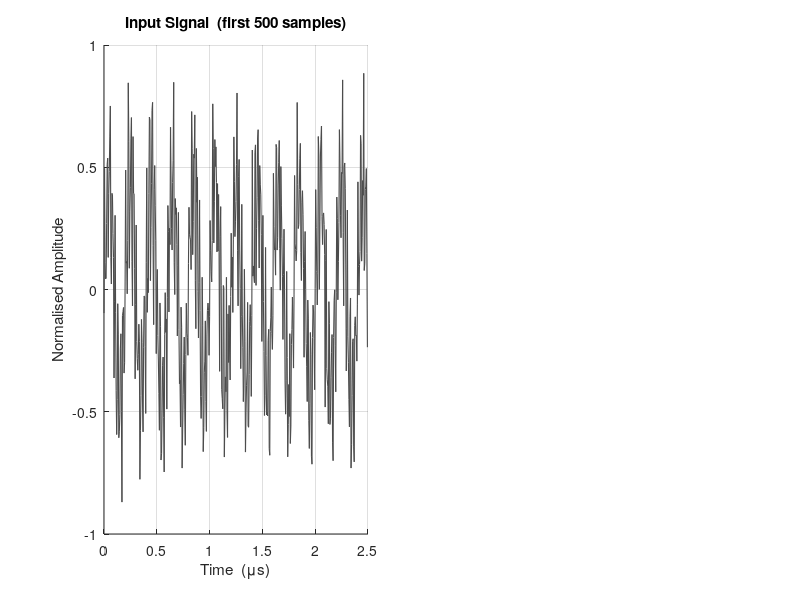

The MATLAB source for this figure: (Note: this script raises an error after producing the figure.)
clc; clear; close all;

%% ================================================
%  USER INPUT
%% ================================================
R = input('Enter Decimation Factor R (default 8): ');
if isempty(R), R = 8; end
N = input('Enter Number of CIC Stages N (default 3): ');
if isempty(N), N = 3; end
fprintf('\n>>> R = %d, N = %d\n\n', R, N);

%% ================================================
%  SIGNAL GENERATION
%% ================================================
fs      = 200e6;          % Input sampling rate  200 MHz
T       = 1e-4;           % 0.1 ms observation window
t       = 0:1/fs:T;
f1      = 5e6;            % Desired signal  5 MHz

signal  = sin(2*pi*f1*t);
interf1 = 0.6 * sin(2*pi*40e6*t);
interf2 = 0.3 * sin(2*pi*70e6*t);
noise   = 0.2 * randn(size(t));
x       = signal + interf1 + interf2 + noise;
x       = x / max(abs(x));

fs_out  = fs / R;         % Output rate after decimation

%% ================================================
%  PIPELINED CIC FILTER  (sample-by-sample, hardware model)
%% ================================================
L              = length(x);
int_reg        = zeros(1, N);        % Integrator accumulators
comb_prev      = zeros(N, 1);        % Comb delay registers
dec_count      = 0;
out_idx        = 0;
max_out        = ceil(L/R) + 10;

int_stage_out  = zeros(N, L);        % Integrator outputs (high rate)
comb_stage_out = zeros(N, max_out);  % Comb outputs (low rate)
y_pipe         = zeros(1, max_out);  % Final CIC output

fprintf('Running pipelined CIC...\n');

for k = 1:L
    % --- N cascaded integrators (run at full input rate) ---
    int_reg(1) = int_reg(1) + x(k);
    int_stage_out(1, k) = int_reg(1);
    for s = 2:N
        int_reg(s) = int_reg(s) + int_reg(s-1);
        int_stage_out(s, k) = int_reg(s);
    end

    % --- Decimator: pass one sample every R clocks ---
    dec_count = dec_count + 1;
    if dec_count == R
        dec_count = 0;
        out_idx   = out_idx + 1;

        % --- N cascaded comb sections (run at decimated rate) ---
        comb_in = int_reg(N);
        for s = 1:N
            comb_out           = comb_in - comb_prev(s);
            comb_prev(s)       = comb_in;
            comb_in            = comb_out;
            comb_stage_out(s, out_idx) = comb_in;
        end
        y_pipe(out_idx) = comb_in;
    end
end

% Trim to valid output length
y_pipe         = y_pipe(1:out_idx);
comb_stage_out = comb_stage_out(:, 1:out_idx);

% Normalise each stage for display
int_disp  = int_stage_out;
comb_disp = comb_stage_out;
for s = 1:N
    mx = max(abs(int_disp(s,:)));  if mx>0, int_disp(s,:)  = int_disp(s,:)  / mx; end
    mx = max(abs(comb_disp(s,:))); if mx>0, comb_disp(s,:) = comb_disp(s,:) / mx; end
end

% Normalise CIC output
y_cic = y_pipe / (R^N);
if max(abs(y_cic)) > 0, y_cic = y_cic / max(abs(y_cic)); end

fprintf('CIC output samples = %d\n', out_idx);

%% ================================================
%  PIPELINED FIR COMPENSATION FILTER  (no toolbox)
%% ================================================
order = 120;
fc    = 6e6;
Wn    = fc / (fs_out/2);
n_vec = (0:order) - order/2;

h_sinc = sin(pi * Wn * n_vec) ./ (pi * n_vec + eps);
h_sinc(order/2 + 1) = Wn;
win  = 0.54 - 0.46 * cos(2*pi*(0:order)/order);   % Hamming window
b    = h_sinc .* win;
b    = b / sum(b);

fir_reg   = zeros(1, order+1);
y_fir_raw = zeros(1, out_idx);

for k = 1:out_idx
    fir_reg      = [y_cic(k), fir_reg(1:end-1)];
    y_fir_raw(k) = sum(b .* fir_reg);
end

delay = order / 2;
y_fir = [y_fir_raw(delay+1:end), zeros(1, delay)];
if max(abs(y_fir)) > 0, y_fir = y_fir / max(abs(y_fir)); end

t_out   = (0:out_idx-1) / fs_out;
ref_sig = sin(2*pi*f1*t_out);

%% ================================================
%  SHARED PLOT SETTINGS
%% ================================================
C_IN    = [0.30 0.30 0.30];   % Grey    — raw input
C_INT   = [0.85 0.25 0.10];   % Red     — integrators
C_COMB  = [0.10 0.45 0.80];   % Blue    — comb stages
C_CIC   = [0.90 0.50 0.00];   % Orange  — CIC output
C_FIR   = [0.45 0.00 0.80];   % Purple  — FIR output
C_REF   = [0.00 0.00 0.00];   % Black   — reference

set(0,'DefaultAxesFontSize',10,'DefaultAxesFontName','Helvetica Neue');

n_show    = min(400, out_idx);          % Output samples to show
n_show_in = n_show * R;                 % Corresponding input samples
t_in_us   = (0:n_show_in-1) / fs * 1e6;
t_out_us  = (0:n_show-1) / fs_out * 1e6;

%% ================================================
%  FIGURE 1: INPUT SIGNAL  (clean big panel)
%% ================================================
figure('Name','1 — Input Signal','Color','w','Position',[40 600 1100 340]);

subplot(1,2,1);
plot(t_in_us(1:min(500,n_show_in)), x(1:min(500,n_show_in)), ...
    'Color',C_IN,'LineWidth',0.8);
title('Input Signal  (first 500 samples)','FontWeight','bold');
xlabel('Time  (\mus)'); ylabel('Normalised Amplitude');
grid on; box off;
annotation_str = sprintf('f_s = %.0f MHz\nf_{signal} = %.0f MHz\nInterf: 40 & 70 MHz', ...
    fs/1e6, f1/1e6);
text(0.98, 0.95, annotation_str, 'Units','normalized', ...
    'HorizontalAlignment','right','VerticalAlignment','top', ...
    'FontSize',9,'BackgroundColor',[1 1 1 0.7],'EdgeColor',[0.8 0.8 0.8]);

subplot(1,2,2);
Nf    = 4096;
X_fft = fft(x, Nf);
f_in  = linspace(0, fs/2, Nf/2+1) / 1e6;
dB_fn = @(v) 20*log10(abs(v) / (max(abs(v)) + eps) + eps);
plot(f_in, dB_fn(X_fft(1:Nf/2+1)), 'Color',C_IN,'LineWidth',1);
xline(f1/1e6,  'g--','LineWidth',1.5,'DisplayName',sprintf('Signal %.0f MHz',f1/1e6));
xline(40, 'r--','LineWidth',1,'DisplayName','Interf 40 MHz');
xline(70, 'r--','LineWidth',1,'DisplayName','Interf 70 MHz');
title('Input Spectrum','FontWeight','bold');
xlabel('Frequency  (MHz)'); ylabel('Magnitude  (dB)');
xlim([0 fs/2/1e6]); ylim([-80 5]); grid on; box off;
legend('Spectrum','Signal 5 MHz','Interferers','Location','northeast','FontSize',8);

sgtitle(sprintf('STAGE 0 — Raw Input   (f_s = %.0f MHz)', fs/1e6), ...
    'FontSize',13,'FontWeight','bold');

%% ================================================
%  FIGURE 2: CIC INTEGRATOR STAGES  (high-rate section)
%% ================================================
figure('Name','2 — CIC Integrators','Color','w','Position',[40 220 1100 560]);

shades_int = [0.95 0.30 0.10; 0.75 0.15 0.05; 0.55 0.05 0.00];

for s = 1:N
    subplot(N, 1, s);
    clr = shades_int(min(s,3), :);
    plot(t_in_us, int_disp(s, 1:n_show_in), 'Color',clr,'LineWidth',0.8);
    title(sprintf('Integrator %d   y[n] = y[n-1] + x[n]   (runs at f_s = %.0f MHz)', ...
        s, fs/1e6),'FontWeight','bold','Color',clr);
    ylabel('Normalised'); grid on; box off;
    if s < N, set(gca,'XTickLabel',[]); end
end
xlabel('Time  (\mus)');
sgtitle(sprintf('STAGE 1 — CIC Integrators (%d cascaded,  high rate)', N), ...
    'FontSize',13,'FontWeight','bold');

%% ================================================
%  FIGURE 3: DECIMATION + COMB STAGES  (low-rate section)
%% ================================================
figure('Name','3 — Decimation and Comb','Color','w','Position',[40 220 1100 560]);

shades_comb = [0.15 0.55 0.90; 0.08 0.35 0.70; 0.04 0.18 0.50];

for s = 1:N
    subplot(N, 1, s);
    clr = shades_comb(min(s,3), :);
    stem(t_out_us, comb_disp(s, 1:n_show), ...
        'filled','MarkerSize',3,'Color',clr,'LineWidth',0.9);
    title(sprintf('Comb %d   d[n] = y[n] - y[n-1]   (runs at f_s/%d = %.0f MHz)', ...
        s, R, fs_out/1e6),'FontWeight','bold','Color',clr);
    ylabel('Normalised'); grid on; box off;
    if s < N, set(gca,'XTickLabel',[]); end
end
xlabel('Time  (\mus)');
sgtitle(sprintf('STAGE 2 — Decimation (÷%d)  +  CIC Comb Sections (%d cascaded,  low rate)', ...
    R, N), 'FontSize',13,'FontWeight','bold');

%% ================================================
%  FIGURE 4: PIPELINED CIC OUTPUT  (before FIR)
%% ================================================
figure('Name','4 — Pipelined CIC Output','Color','w','Position',[40 220 1100 500]);

subplot(2,1,1);
stem(t_out_us, y_cic(1:n_show), 'filled','MarkerSize',4, ...
    'Color',C_CIC,'LineWidth',1.1);
hold on;
plot(t_out_us, ref_sig(1:n_show), '--','Color',C_REF,'LineWidth',1);
title('Pipelined CIC Output  (normalised,  no FIR yet)','FontWeight','bold');
xlabel('Time  (\mus)'); ylabel('Amplitude');
legend('Pipelined CIC','Clean 5 MHz reference','Location','northeast');
grid on; box off;

subplot(2,1,2);
Y_cic_fft = fft(y_cic, Nf);
f_out = linspace(0, fs_out/2, Nf/2+1) / 1e6;
plot(f_out, dB_fn(Y_cic_fft(1:Nf/2+1)), 'Color',C_CIC,'LineWidth',1.5);
hold on;
xline(f1/1e6, 'g--','LineWidth',1.5,'DisplayName',sprintf('Signal %.0f MHz',f1/1e6));
xline(fc/1e6, 'm--','LineWidth',1,'DisplayName',sprintf('FIR cutoff %.0f MHz',fc/1e6));
title('CIC Output Spectrum  (note droop at signal band)', ...
    'FontWeight','bold');
xlabel('Frequency  (MHz)'); ylabel('Magnitude  (dB)');
xlim([0 fs_out/2/1e6]); ylim([-80 5]); grid on; box off;
legend('CIC spectrum','Signal','FIR cutoff','Location','northeast','FontSize',8);

sgtitle(sprintf('STAGE 3 — Pipelined CIC Output   (f_s out = %.0f MHz,  %dx decimated)', ...
    fs_out/1e6, R), 'FontSize',13,'FontWeight','bold');

%% ================================================
%  FIGURE 5: FIR-COMPENSATED FINAL OUTPUT
%% ================================================
figure('Name','5 — FIR Output (Final)','Color','w','Position',[40 220 1100 500]);

subplot(2,1,1);
plot(t_out_us, y_fir(1:n_show), 'Color',C_FIR,'LineWidth',1.5);
hold on;
plot(t_out_us, ref_sig(1:n_show), '--','Color',C_REF,'LineWidth',1);
title('FIR-Compensated Output  (group delay corrected)','FontWeight','bold');
xlabel('Time  (\mus)'); ylabel('Amplitude');
legend('Final pipeline output','Clean 5 MHz reference','Location','northeast');
grid on; box off;

subplot(2,1,2);
Y_fir_fft = fft(y_fir, Nf);
plot(f_out, dB_fn(Y_fir_fft(1:Nf/2+1)), 'Color',C_FIR,'LineWidth',1.5);
hold on;
xline(f1/1e6, 'g--','LineWidth',1.5,'DisplayName',sprintf('Signal %.0f MHz',f1/1e6));
xline(fc/1e6, 'm--','LineWidth',1,'DisplayName',sprintf('Cutoff %.0f MHz',fc/1e6));
title('FIR Output Spectrum  (interferers suppressed, passband flat)', ...
    'FontWeight','bold');
xlabel('Frequency  (MHz)'); ylabel('Magnitude  (dB)');
xlim([0 fs_out/2/1e6]); ylim([-80 5]); grid on; box off;
legend('FIR spectrum','Signal','Cutoff','Location','northeast','FontSize',8);

sgtitle('STAGE 4 — FIR Droop-Correction Filter Output  (final signal)', ...
    'FontSize',13,'FontWeight','bold');

%% ================================================
%  FIGURE 6: INPUT vs CIC vs FIR  — SIDE-BY-SIDE COMPARISON
%% ================================================
figure('Name','6 — Full Pipeline Comparison','Color','w','Position',[40 80 1300 650]);

% --- Time domain: 3 rows ---
ax1 = subplot(3,2,1);
plot(t_in_us(1:min(800,n_show_in)), x(1:min(800,n_show_in)), ...
    'Color',C_IN,'LineWidth',0.7);
title('INPUT  (200 MHz,  noisy + interferers)','FontWeight','bold','Color',C_IN);
ylabel('Amplitude'); grid on; box off; set(gca,'XTickLabel',[]);

ax2 = subplot(3,2,3);
stem(t_out_us, y_cic(1:n_show), 'filled','MarkerSize',3, ...
    'Color',C_CIC,'LineWidth',0.9);
hold on;
plot(t_out_us, ref_sig(1:n_show),'--','Color',[0 0 0 0.4],'LineWidth',0.8);
title(sprintf('AFTER PIPELINED CIC  (%.0f MHz,  ÷%d)', fs_out/1e6, R), ...
    'FontWeight','bold','Color',C_CIC);
ylabel('Amplitude'); grid on; box off; set(gca,'XTickLabel',[]);

ax3 = subplot(3,2,5);
plot(t_out_us, y_fir(1:n_show), 'Color',C_FIR,'LineWidth',1.5);
hold on;
plot(t_out_us, ref_sig(1:n_show),'--','Color',C_REF,'LineWidth',0.9);
title('AFTER FIR  (final, droop corrected)','FontWeight','bold','Color',C_FIR);
xlabel('Time  (\mus)'); ylabel('Amplitude'); grid on; box off;

linkaxes([ax2 ax3],'x');

% --- Spectrum: 3 rows ---
subplot(3,2,2);
plot(f_in, dB_fn(X_fft(1:Nf/2+1)), 'Color',C_IN,'LineWidth',1);
xline(f1/1e6,'g--','LineWidth',1.2); xline(40,'r--','LineWidth',1); xline(70,'r--','LineWidth',1);
title('Input Spectrum','FontWeight','bold','Color',C_IN);
ylabel('dB'); xlim([0 fs/2/1e6]); ylim([-80 5]); grid on; box off;
set(gca,'XTickLabel',[]);

subplot(3,2,4);
plot(f_out, dB_fn(Y_cic_fft(1:Nf/2+1)), 'Color',C_CIC,'LineWidth',1.2);
xline(f1/1e6,'g--','LineWidth',1.2); xline(fc/1e6,'m--','LineWidth',1);
title('CIC Output Spectrum','FontWeight','bold','Color',C_CIC);
ylabel('dB'); xlim([0 fs_out/2/1e6]); ylim([-80 5]); grid on; box off;
set(gca,'XTickLabel',[]);

subplot(3,2,6);
plot(f_out, dB_fn(Y_fir_fft(1:Nf/2+1)), 'Color',C_FIR,'LineWidth',1.5);
xline(f1/1e6,'g--','LineWidth',1.2); xline(fc/1e6,'m--','LineWidth',1);
title('FIR Output Spectrum','FontWeight','bold','Color',C_FIR);
xlabel('Frequency  (MHz)'); ylabel('dB');
xlim([0 fs_out/2/1e6]); ylim([-80 5]); grid on; box off;

sgtitle(sprintf('Full Pipeline Comparison:  Input → Pipelined CIC (R=%d, N=%d) → FIR', R, N), ...
    'FontSize',13,'FontWeight','bold');

%% ================================================
%  FIGURE 7: CIC DROOP + FIR RESPONSE
%% ================================================
Nf2     = 2048;
f_droop = linspace(0, fs_out/2, Nf2);
H_cic   = abs(sin(pi*f_droop*R/fs) ./ (R*sin(pi*f_droop/fs) + eps)).^N;
H_cic   = H_cic / H_cic(1);
H_fir_f = abs(fft(b, Nf2));
H_fir_f = H_fir_f(1:Nf2) / H_fir_f(1);
H_total = H_cic .* H_fir_f';
H_total = H_total / H_total(1);

figure('Name','7 — Frequency Response','Color','w','Position',[40 80 950 420]);
plot(f_droop/1e6, H_cic,   'Color',C_CIC,  'LineWidth',2.5,'DisplayName','CIC (has droop)');
hold on;
plot(f_droop/1e6, H_fir_f, 'Color',C_FIR,  'LineWidth',2.0,'DisplayName','FIR (corrects droop)');
plot(f_droop/1e6, H_total,  'Color',[0 0.6 0.2],'LineWidth',2.5,'DisplayName','CIC × FIR (combined)');
yline(0.707,'k--','LineWidth',1,'DisplayName','-3 dB');
xline(f1/1e6,'g--','LineWidth',1.8,'DisplayName',sprintf('Signal %.0f MHz',f1/1e6));
title('Frequency Response: CIC Droop and FIR Correction','FontWeight','bold');
xlabel('Frequency  (MHz)'); ylabel('Normalised Magnitude');
legend('Location','southwest','FontSize',9);
ylim([0 1.2]); xlim([0 fs_out/2/1e6]); grid on; box off;
sgtitle('CIC Droop + FIR Compensation — Passband Should Be Flat Near 1.0', ...
    'FontSize',12,'FontWeight','bold');

%% ================================================
%  FIGURE 8: BATCH VALIDATION  (pipeline must match batch)
%% ================================================
y_b = x;
for i = 1:N, y_b = cumsum(y_b); end
y_b = y_b(R:R:end);
for i = 1:N, y_b = [y_b(1), diff(y_b)]; end
y_b = y_b / (R^N);
if max(abs(y_b)) > 0, y_b = y_b / max(abs(y_b)); end
Lc  = min(length(y_cic), length(y_b));
err = y_cic(1:Lc) - y_b(1:Lc);
t_c = (0:Lc-1) / fs_out * 1e6;

figure('Name','8 — Pipeline vs Batch Validation','Color','w','Position',[40 80 1100 560]);

subplot(3,1,1);
plot(t_c, y_b(1:Lc), 'Color',C_IN,'LineWidth',1.4);
title('Batch CIC  (whole signal at once — reference)','FontWeight','bold');
ylabel('Amplitude'); grid on; box off; set(gca,'XTickLabel',[]);

subplot(3,1,2);
plot(t_c, y_cic(1:Lc), 'Color',C_CIC,'LineWidth',1.4);
title('Pipelined CIC  (sample-by-sample — hardware equivalent)','FontWeight','bold');
ylabel('Amplitude'); grid on; box off; set(gca,'XTickLabel',[]);

subplot(3,1,3);
plot(t_c, err,'Color',[0.8 0 0],'LineWidth',0.9);
yline(0,'k--','LineWidth',1);
title(sprintf('Difference  (max error = %.2e) — should be near zero', max(abs(err))), ...
    'FontWeight','bold');
xlabel('Time  (\mus)'); ylabel('Error'); grid on; box off;

if max(abs(err)) < 1e-6
    match_str = '✓  PIPELINE MATCHES BATCH — Validated';
    match_col = [0 0.55 0.1];
else
    match_str = '✗  MISMATCH DETECTED — Check pipeline logic';
    match_col = [0.8 0 0];
end
sgtitle(match_str,'FontSize',13,'FontWeight','bold','Color',match_col);

%% ================================================
%  CONSOLE REPORT
%% ================================================
pwr = @(v) mean(v.^2);
Lr  = min(length(ref_sig), length(y_cic));
Lf  = min(length(y_fir),   length(ref_sig));
snr_in  = 10*log10(pwr(signal) / max(pwr(x(1:length(signal)) - signal), eps));
snr_cic = 10*log10(pwr(ref_sig(1:Lr)) / max(pwr(y_cic(1:Lr) - ref_sig(1:Lr)), eps));
snr_fir = 10*log10(pwr(ref_sig(1:Lf)) / max(pwr(y_fir(1:Lf) - ref_sig(1:Lf)), eps));

fprintf('\n==========================================\n');
fprintf('         FULL PIPELINE REPORT\n');
fprintf('==========================================\n');
fprintf('Input  sampling rate   : %.0f MHz\n',  fs/1e6);
fprintf('Output sampling rate   : %.0f MHz\n',  fs_out/1e6);
fprintf('Decimation factor R    : %d\n',         R);
fprintf('CIC stages N           : %d\n',         N);
fprintf('FIR filter order       : %d taps\n',    order+1);
fprintf('FIR group delay        : %d samples\n', delay);
fprintf('------------------------------------------\n');
fprintf('SNR at input           : %6.2f dB\n', snr_in);
fprintf('SNR after pipelined CIC: %6.2f dB\n', snr_cic);
fprintf('SNR after FIR          : %6.2f dB\n', snr_fir);
fprintf('Total SNR improvement  : %6.2f dB\n', snr_fir - snr_in);
fprintf('------------------------------------------\n');
fprintf('Pipeline vs batch err  : %.2e\n',      max(abs(err)));
fprintf('Validation             : %s\n',         match_str);
fprintf('==========================================\n');
